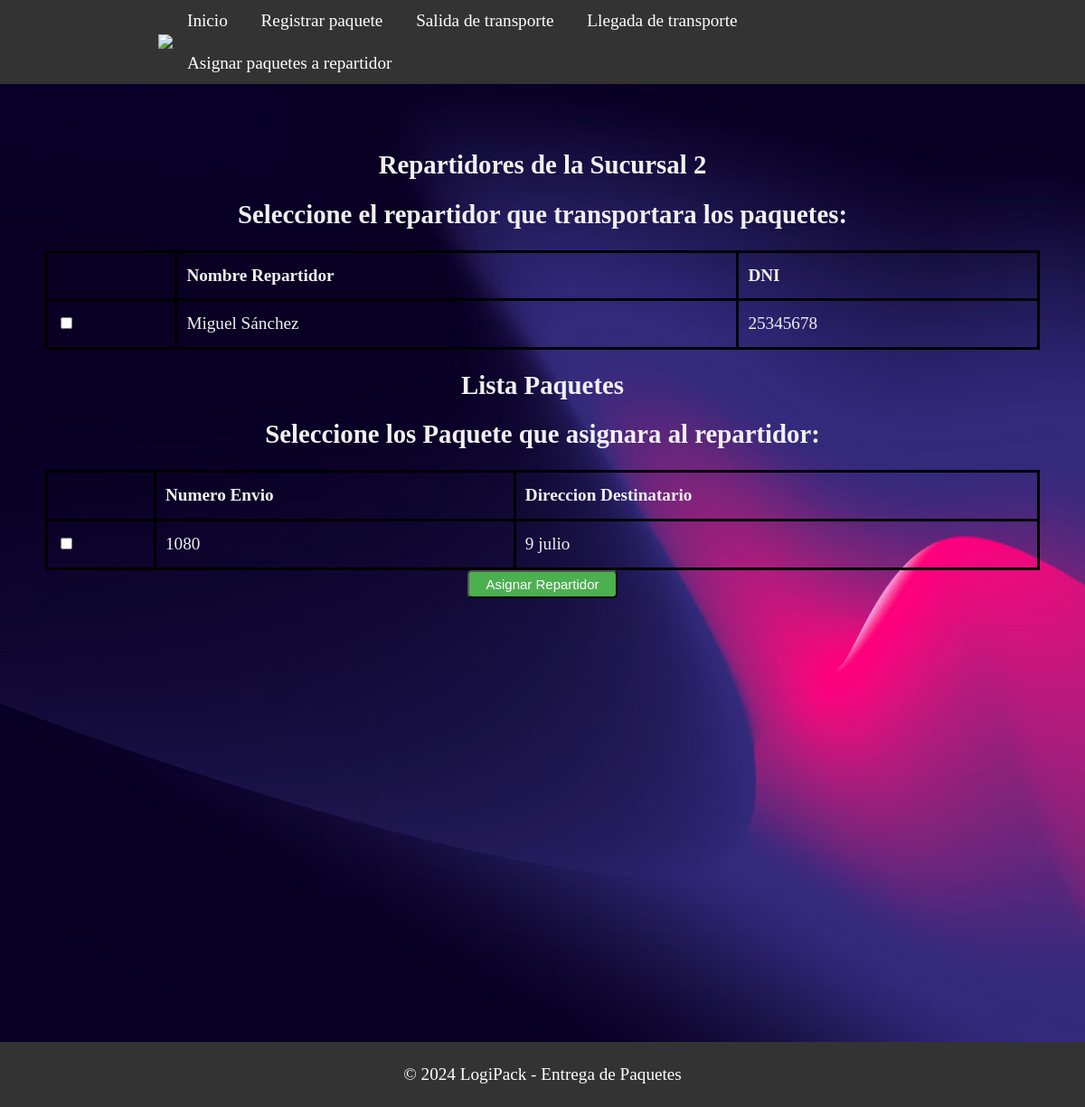
Page /seleccionar_repartidor/2 on the committed database.
### models.py (models this page shows)
class Repartidor(db.Model):
    __tablename__= 'repartidor'
    id = db.Column(db.Integer,primary_key=True)
    numero = db.Column(db.Integer)
    nombre = db.Column(db.String(80),nullable=False)
    dni = db.Column(db.String(20),nullable=False)
    idsucursal= db.Column(db.Integer,db.ForeignKey('sucursal.id'))
    paquetes =  db.relationship('Paquete', backref='repartidor', cascade="all,delete-orphan")

class Paquete(db.Model):
    __tablename__ = 'paquete'
    id = db.Column(db.Integer,primary_key=True)
    numeroenvio = db.Column(db.String(20),unique=True,nullable=False)
    peso = db.Column(db.String(80),nullable=False)
    nomdestinatario = db.Column(db.String(80),nullable=False)
    dirdestinatario = db.Column(db.String(80),nullable=False)
    entregado =  db.Column(db.String(80),nullable=False)
    observaciones =  db.Column(db.String(80),nullable=False)
    idsucursal= db.Column(db.Integer,db.ForeignKey('sucursal.id'))
    idtransporte= db.Column(db.Integer,db.ForeignKey('transporte.id'))
    idrepartidor= db.Column(db.Integer,db.ForeignKey('repartidor.id'))

### app.py (the view)
@app.route('/seleccionar_repartidor/<int:sucursal_id>')
def seleccionar_repartidor(sucursal_id):
    repartidores = Repartidor.query.filter_by(idsucursal=sucursal_id).all()
    paquetes = Paquete.query.filter_by(entregado=False,idrepartidor=0).all()
    return render_template('despachanteAsignarRepartidor.html', repartidores=repartidores, paquetes=paquetes, sucursal_id=sucursal_id)

### templates/despachanteAsignarRepartidor.html (shortened to what this page needs)
<!DOCTYPE html>
<html>
<head>
    <link rel="stylesheet" type="text/css" href="{{ url_for('static', filename='css/style_sucursales.css') }}">
</head>
<body>
<header class="header">
    <div class="container logo-container">
        <a href="#" class="logo"><img src="{{ url_for('static', filename='img/logo.jpg') }}"></a>
        <nav class="menu">
            <ul>
                <li><a href="{{ url_for('saludo') }}">Inicio</a></li>
                <li><a href="{{ url_for('despachante_registrar_paquete',sucursal_id=sucursal_id) }}">Registrar paquete</a></li>
                <li><a href="{{ url_for('salidaTransporte',sucursal_id=sucursal_id) }}">Salida de transporte</a></li>
                <li><a href="{{ url_for('seleccionar_transporte', sucursal_id=sucursal_id) }}">Llegada de transporte</a></li>
                <li><a href="{{ url_for('seleccionar_repartidor', sucursal_id=sucursal_id) }}">Asignar paquetes a repartidor</a></li>
            </ul>
        </nav>
    </div>
</header>
<section class="section-principal">
    <div class="containerSucursal">
        <h1>Repartidores de la Sucursal  {{sucursal_id}}</h1>
        <h2>Seleccione el repartidor que transportara los paquetes:</h2>
        <form action="{{ url_for('asignar_repartidor') }}" method="POST">
            <table>
                <thead>
                    <tr>
                        <th></th>
                        <th>Nombre Repartidor</th>
                        <th>DNI</th>
                    </tr>
                </thead>
                <tbody>
                    {% for repartidor in repartidores %}
                        <tr>
                            <td>
                                <input type="checkbox" name="repartidores" value="{{ repartidores.numero }}">
                            </td>
                            <td>{{ repartidor.nombre }}</td>
                            <td>{{ repartidor.dni }}</td>
                        </tr>
                    {% endfor %}
                </tbody>
            </table>
            <h1>Lista Paquetes</h1>
            <h2>Seleccione los Paquete que asignara al repartidor:</h2>
            <table>
                <thead>
                    <tr>
                        <th></th>
                        <th>Numero Envio</th>
                        <th>Direccion Destinatario</th>
                    </tr>
                </thead>
                <tbody>
                    {% for paquete in paquetes %}
                        <tr>
                            <td>
                                <input type="checkbox" name="paquetes" value="{{ paquete.numeroenvio }}">
                            </td>
                            <td>{{ paquete.numeroenvio }}</td>
                            <td>{{ paquete.dirdestinatario }}</td>
                        </tr>
                    {% endfor %}
                </tbody>
            </table>
            <button type="submit" class="sesion">Asignar Repartidor</button>
        </form>
    </div>
</section>
<footer>
    <div class="container">
        <p>&copy; 2024 LogiPack - Entrega de Paquetes</p>
    </div>
</footer>
</body>
</html>

### static/css/style_sucursales.css (style rules this page uses)
body { width: 100%; font-family: georgia,times,serif; color: #333; background-image: url('hero-bg.jpg'); background-size: cover; font-size: 1.2rem; line-height: 1.6em; margin: 0; }
.header { background:#333; color:white; }
.header a { color:white; text-decoration:none; }
.menu ul { margin: 0; padding: 0; list-style: none; }
.menu ul li { display: inline-block; }
.menu ul li a { display: block; padding: 0.5rem 1rem; transition: all 0.4s linear; border-radius: 5px; }
.logo { letter-spacing: 15px; font-size:1.3em; }
.logo img { width: 2.2em; }
.logo-container { display: flex; justify-content: space-between; align-items: center; }
.container { max-width: 850px; margin: 0 auto; }
.sesion { display: inline-block; background-color: #4CAF50; color: #fff; padding: 5px 18px; text-decoration: none; font-size: 15px; border-radius: 5px; transition: background-color 0.3s ease; }
table { width: 100%; border-collapse: collapse; }
table, th, td { border: 3px solid black; }
th, td { padding: 10px; text-align: left; }
.section-principal { height: 120vh; padding: 50px; background:tomato; color:rgb(240,240,240); text-align: center; background-image: url('hero-bg.jpg'); background-size: cover; }
footer { background-color: #333; color: #fff; text-align: center; padding: 1px; }

### rows in the picture
Repartidor: nombre "Miguel Sánchez", dni "25345678"
Paquete: numeroenvio "1080", dirdestinatario "9 julio"

### other values in the picture
{{ sucursal_id }} "2"
